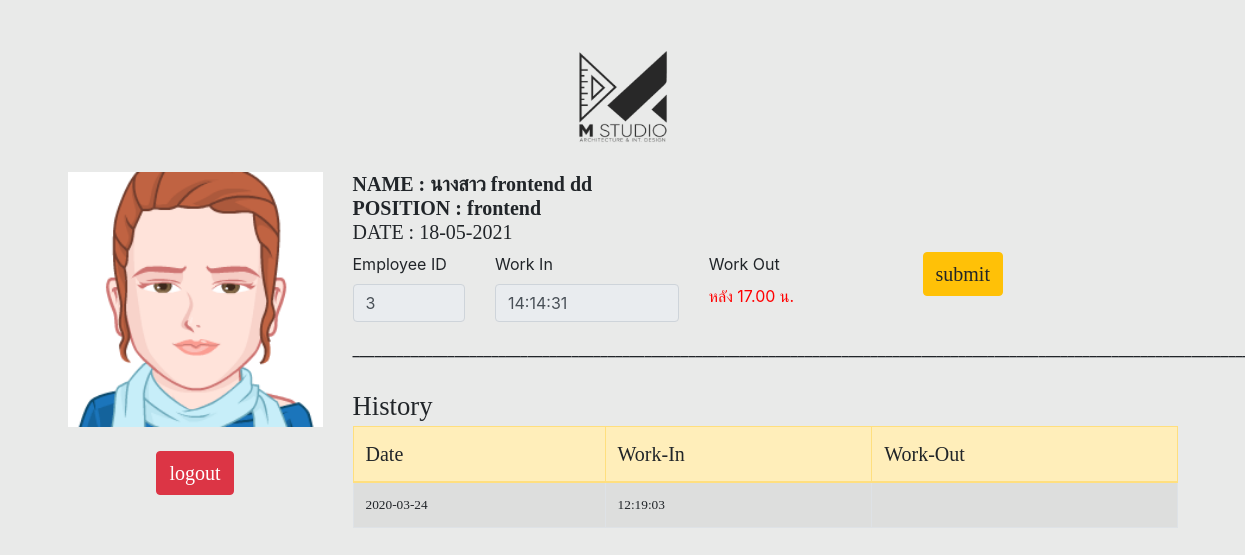
The app's page /profile.php (signed in) with its own data.
### tables this page shows
CREATE TABLE `tbl_emp` (
  `m_id` int(11) NOT NULL,
  `m_username` varchar(50) NOT NULL,
  `m_password` varchar(50) NOT NULL,
  `m_firstname` varchar(50) NOT NULL,
  `m_name` varchar(100) NOT NULL,
  `m_lastname` varchar(100) NOT NULL,
  `m_position` varchar(100) NOT NULL,
  `img` varchar(100) NOT NULL,
  `m_phone` varchar(20) NOT NULL,
  `m_email` varchar(50) NOT NULL,
  `m_level` varchar(10) NOT NULL,
  `m_datesave` timestamp NOT NULL DEFAULT current_timestamp()
);

CREATE TABLE `tbl_work_io` (
  `id` int(11) NOT NULL,
  `m_id` int(11) NOT NULL COMMENT 'ไอดี พนง.',
  `workdate` date NOT NULL,
  `workin` time NOT NULL,
  `workout` time DEFAULT NULL
);

### profile.php (the view, shortened to what this page needs)
<?php
include('condb.php');
$m_id = $_SESSION['m_id'];
$queryemp = "SELECT * FROM tbl_emp WHERE m_id=$m_id";
$resultm = mysqli_query($condb, $queryemp) or die ("Error in query: $queryemp " . mysqli_error($condb));
$rowm = mysqli_fetch_array($resultm);
$timenow = date('H:i:s');
$datenow = date('Y-m-d');
$queryworkio = "SELECT MAX(workdate) as lastdate, workin, workout FROM tbl_work_io WHERE m_id=$m_id AND workdate='$datenow' ";
$resultio = mysqli_query($condb, $queryworkio) or die ("Error in query: $queryworkio " . mysqli_error($condb));
$rowio = mysqli_fetch_array($resultio);
?>
<!doctype html>
<html lang="en">
  <head>
    <link rel="stylesheet" href="https://stackpath.bootstrapcdn.com/bootstrap/4.4.1/css/bootstrap.min.css">
  </head>
  <body style="background-color: #e9eae9" >
    <div class="container">
      <div class="row">
        <div class="col col-sm-12">
          <br>
          <br>
          <div align="center">
           <img src="logo.png" width="100" height="100">
        </div>
          <br>
        </div>
      </div>
    </div>
    <div class="container">
      <div class="row">
        <div class="col col-sm-3">
          <img src="img/<?php echo $rowm['img'];?>" width='100%'>
          <br>
          <br>
          <div align="center">
          <a href="logout.php" class="btn btn-danger btn-sm-2" id="small" > logout </a>
          </div>
        </div>
        <div class="col col-sm-9">
         <h3 id="small"> <b>
          NAME : <?php echo  $rowm['m_firstname'].' '.$rowm['m_name']. ' '.$rowm['m_lastname'];?>
          <br>
          POSITION : <?php echo $rowm['m_position'];?>
          </b>
          <br>
          DATE : <?php echo date('d-m-Y');?>
          <br></h3>
          <form action="save.php"  method="post" class="form-horizontal">
            <div class="form-group row">
              <div class="col col-sm-2">
                <label for="m_id">Employee ID</label>
                <input type="text" class="form-control"   name="m_id"   placeholder="รหัสพนักงาน"   value="<?php echo $rowm['m_id'];?>"  readonly>
              </div>
              <div class="col col-sm-3">
                <label for="m_id">Work In</label>
                <?php
                if($timenow < '17:00:00'){
                if(isset($rowio['workin'])){ ?>
                <input type="text" class="form-control"   name="workin"   value="<?php echo $rowio['workin'];?>"  disabled>
                <?php }else{ ?>
                <input type="text" class="form-control"   name="workin"   value="<?php echo date('H:i:s');?>"  readonly>
                <?php  } }?>
              </div>
              <div class="col col-sm-3">
                <label for="m_id">Work Out</label>
                <?php
                if($timenow > '17:00:00'){
                if(isset($rowio['workout'])){ ?>
                <input type="text" class="form-control"   name="workout"  value="<?php echo $rowio['workout'];?>"  disabled>
                <?php }else{ ?>
                <input type="text" class="form-control"   name="workout"  value="<?php echo date('H:i:s');?>"  readonly>
                <?php
                }
                }else{
                echo '<br><font color="red"> หลัง 17.00 น. </font>';
                } ?>
              </div>
              <div class="col col-sm-2">
                <button type="submit" class="btn btn-warning" id="small" >submit</button>
              </div>
            </div>
          </form>
          ____________________________________________________________________________________________________________________________
          <br>
          <br>
          <div id="topic">History</div>
          <?php
          $querylist = "SELECT * FROM tbl_work_io WHERE m_id = $m_id ORDER BY workdate DESC";
          $resultlist = mysqli_query($condb, $querylist)  or die ("Error:" . mysqli_error($condb));
          echo "
          <table class='table table-bordered table-striped'>
          <thead>
            <tr class='table-warning'id='small'>
              <td>Date</td>
              <td>Work-In</td>
              <td>Work-Out</td>
            </tr>
            </thead>
            ";
            foreach ($resultlist as $value) {
            echo "<tr id='time'>";
              echo "<td>" .$value["workdate"] .  "</td> ";
              echo "<td>" .$value["workin"] .  "</td> ";
              echo "<td>" .$value["workout"] .  "</td> ";
            echo "</tr>";
            }
          echo '</table>';
          ?>
        </div>
      </div>
    </div>
    </body>
  </html>

### profile.php (style rules this page uses)
#topic { font-family: Elephant ; font-size: 20pt; }
#small { font-family: Elephant ; font-size: 15pt; }
#time { font-family: Elephant ; font-size: 10pt; }

### records on screen
tbl_emp: img (picture), m_firstname "นางสาว", m_name "frontend", m_lastname "dd", m_position "frontend", m_id "3"
tbl_work_io: workdate "2020-03-24", workin "12:19:03"
